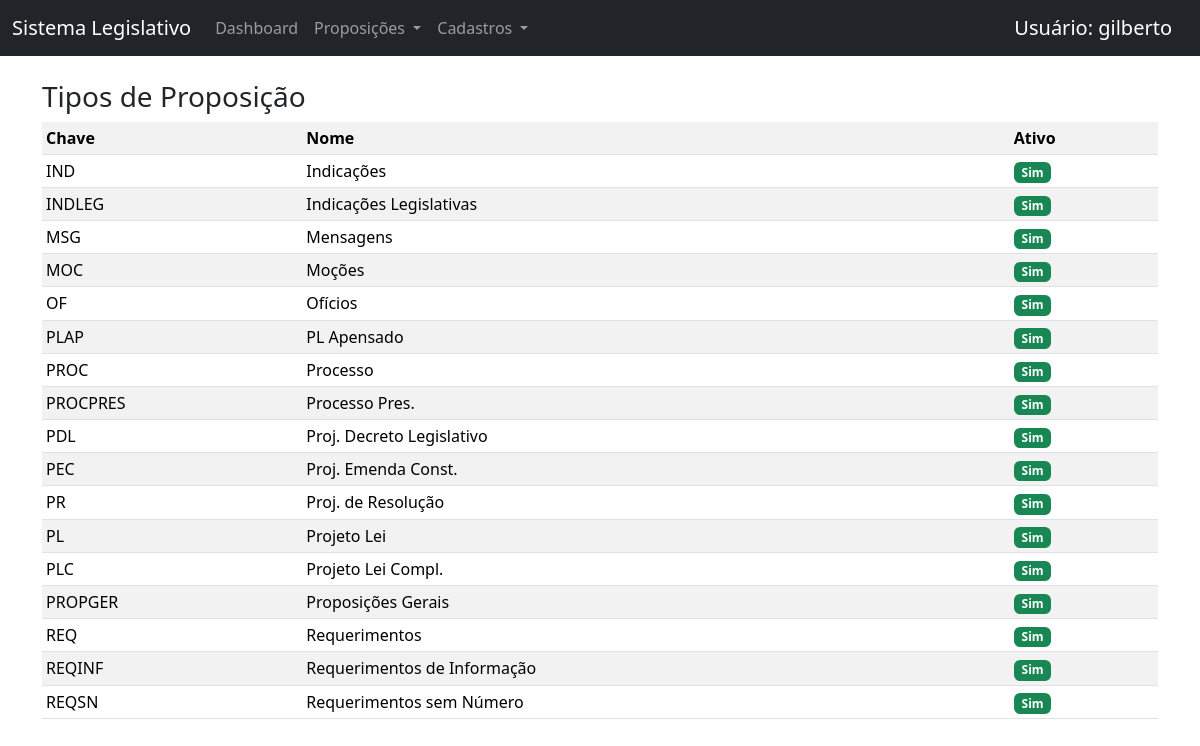
The app's page /tipos/ (signed in) with its own data.
### www/models.py (models this page shows, shortened)
class TipoProposicao(models.Model):
    sigla = models.CharField(
        max_length=10,
        unique=True,
        help_text="Código curto do tipo de proposição (até 10 caracteres)"
    )
    nome = models.CharField(
        max_length=100,
        unique=True
    )
    ativo = models.BooleanField(default=True)
    class Meta:
        verbose_name = "Tipo de Proposição"
        verbose_name_plural = "Tipos de Proposição"
        ordering = ["nome"]

### www/views.py (the view)
# urls.py: path("tipos/", TipoProposicaoListView.as_view(), name="tipo_list"),
class TipoProposicaoListView(LoginRequiredMixin, ListView):
    model = TipoProposicao
    template_name = "www/tipoproposicao_list.html"
    paginate_by = 20

### www/templates/www/tipoproposicao_list.html (shortened to what this page needs)
{% extends "base.html" %}
{% block content %}
<h3>Tipos de Proposição</h3>
<table class="table table-striped table-sm">
    <tr>
        <th>Chave</th>
        <th>Nome</th>
        <th>Ativo</th>
    </tr>
    {% for tipo in object_list %}
    <tr>
        <td>{{ tipo.sigla }}</td>
        <td>{{ tipo.nome }}</td>
        <td>
            {% if tipo.ativo %}
                <span class="badge bg-success">Sim</span>
            {% else %}
                <span class="badge bg-secondary">Não</span>
            {% endif %}
        </td>
    </tr>
    {% empty %}
    <tr>
        <td colspan="3" class="text-muted">
            Nenhum tipo cadastrado
        </td>
    </tr>
    {% endfor %}
</table>
{% endblock %}

### www/templates/base.html (shortened to what this page needs)
<!DOCTYPE html>
<html lang="pt-br">
<head>
    <link href="https://cdn.jsdelivr.net/npm/bootstrap@5.3.2/dist/css/bootstrap.min.css" rel="stylesheet">
</head>
<body>
  <nav class="navbar navbar-expand-lg navbar-dark bg-dark mb-4">
    <div class="container-fluid">
      <a class="navbar-brand" href="{% url 'dashboard' %}">
          Sistema Legislativo
      </a>
      <div class="collapse navbar-collapse" id="navbarNav">
        <ul class="navbar-nav me-auto">
          <li class="nav-item">
            <a class="nav-link" href="{% url 'dashboard' %}">Dashboard</a>
          </li>
          <li class="nav-item dropdown">
            <a class="nav-link dropdown-toggle" href="#" role="button"
               data-bs-toggle="dropdown">
              Proposições
            </a>
          </li>
          <li class="nav-item dropdown">
            <a class="nav-link dropdown-toggle" href="#" role="button"
               data-bs-toggle="dropdown">
              Cadastros
            </a>
          </li>
        </ul>
      </div>
      <div class="navbar-brand">
        Usuário: {{ user.username }}
      </div>
    </div>
  </nav>
  <div class="container">
      {% block content %}{% endblock %}
  </div>
</body>
</html>

### records on screen
TipoProposicao: sigla "IND", nome "Indicações", ativo "Sim"
TipoProposicao: sigla "INDLEG", nome "Indicações Legislativas", ativo "Sim"
TipoProposicao: sigla "MSG", nome "Mensagens", ativo "Sim"
TipoProposicao: sigla "MOC", nome "Moções", ativo "Sim"
TipoProposicao: sigla "OF", nome "Ofícios", ativo "Sim"
TipoProposicao: sigla "PLAP", nome "PL Apensado", ativo "Sim"
TipoProposicao: sigla "PROC", nome "Processo", ativo "Sim"
TipoProposicao: sigla "PROCPRES", nome "Processo Pres.", ativo "Sim"
TipoProposicao: sigla "PDL", nome "Proj. Decreto Legislativo", ativo "Sim"
TipoProposicao: sigla "PEC", nome "Proj. Emenda Const.", ativo "Sim"
TipoProposicao: sigla "PR", nome "Proj. de Resolução", ativo "Sim"
TipoProposicao: sigla "PL", nome "Projeto Lei", ativo "Sim"
TipoProposicao: sigla "PLC", nome "Projeto Lei Compl.", ativo "Sim"
TipoProposicao: sigla "PROPGER", nome "Proposições Gerais", ativo "Sim"
TipoProposicao: sigla "REQ", nome "Requerimentos", ativo "Sim"
TipoProposicao: sigla "REQINF", nome "Requerimentos de Informação", ativo "Sim"
TipoProposicao: sigla "REQSN", nome "Requerimentos sem Número", ativo "Sim"

### other values on screen
{{ user.username }} "gilberto"
